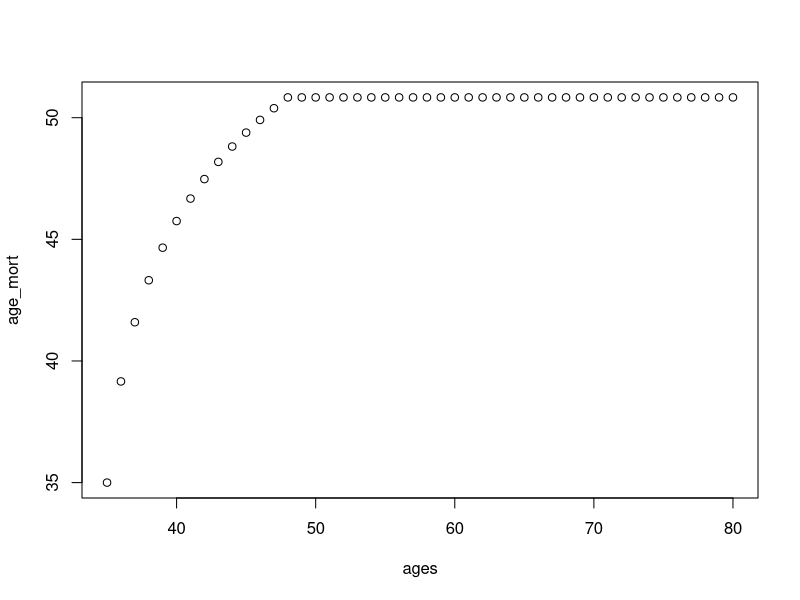
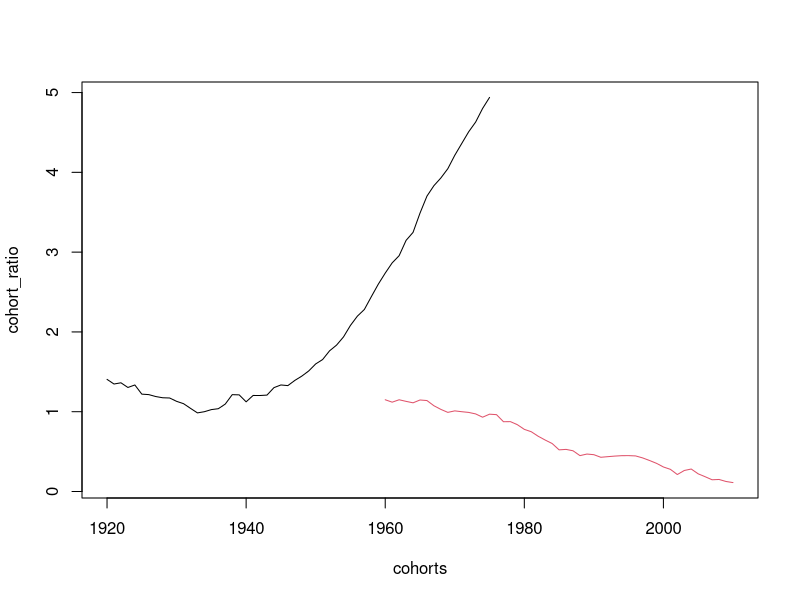

Recreate these plots in R, in order.
set.seed(123)
rm(list=ls())
library(dplyr)

correlated_error <-function(N, sd=.1){
    # correlated errors froma random normal distribution ala a RW
    errors <- rep(0, N)
    errors[1] <- rnorm(1, sd=sd)
    for(i in 2:N){
        errors[i] <- rnorm(1, errors[i-1], sd=sd)
    }
    errors
}

# age specific mort rates
ages <- seq(35, 80)
A <- length(ages)
age_mort <- log(1:A) * 6 + 35
age_mort[ages > 47] <- age_mort[which(ages==48)]
plot(ages, age_mort)

# rate ratio by year setting the 12 year as the reference year
years <- 1960:2010
Y <- length(years)
year_rate_ratio <- (1:Y - 3) * -.02 + correlated_error(Y, sd=.03) + 1
year_rate_ratio <- year_rate_ratio / year_rate_ratio[12]

# rate ratio by cohort setting the 15 cohort as the reference
cohorts <- 1920:1975
C <- length(cohorts)
cohort_ratio <- .0022 * (1:C - 15)**2 + .0022 * 1:C + correlated_error(C, .05) + 1
cohort_ratio <- cohort_ratio / cohort_ratio[15]
plot(cohorts, cohort_ratio, type="l", xlim=c(min(cohorts), max(years)), 
     ylim=c(min(year_rate_ratio), max(cohort_ratio)))
lines(years, year_rate_ratio, col=2)

# make sure ratios are above zero
all(c(cohort_ratio > 0, year_rate_ratio > 0))

# create the rates from the paramters
df <- data.frame(mort_rate=c(cohort_ratio %*% t(age_mort)))
df$cohort <- rep(cohorts, A)
df$age <- rep(ages, each=C)
df$year <- df$cohort + df$age

year_df <- data.frame(year=years, rate_ratio=year_rate_ratio)
df <- left_join(df, year_df)
df$mort_rate <- df$mort_rate * df$rate_ratio
df$rate_ratio <- NULL

# we can remove data where we dont have an obeservation for that APC combination
df <- df[!is.na(df$mort_rate),]
df$death_count <- rpois(nrow(df), df$mort_rate)

# make sure everything is a factor for the regression
for(variable in c("age", "year", "cohort")){
    df[,variable] <- as.factor(as.integer(df[,variable]))
}

# run the model with all paramters
glm1 <- glm(death_count ~ age + year + cohort, data=df, family=poisson)
# the model does not converge because of classical APC model identifiebility
summary(glm1)

# lets implement the hack of setting two age groups the same like the paper
df_hack <- df
df_hack[df_hack$age == "50", "age"] <- "70"
glm2 <- glm(death_count ~ age + year + cohort, data=df_hack, family=poisson)
summary(glm2)

# oh crap it kinda works!!! still need to do some vetting though

# To do
# 1) extract the model age mort rates and compare them to actual mort rates
# 2) do the same for year and cohort rate ratios (need to change ref group)
# 3) change the true values to have parallel decreasing cohort and year effects
